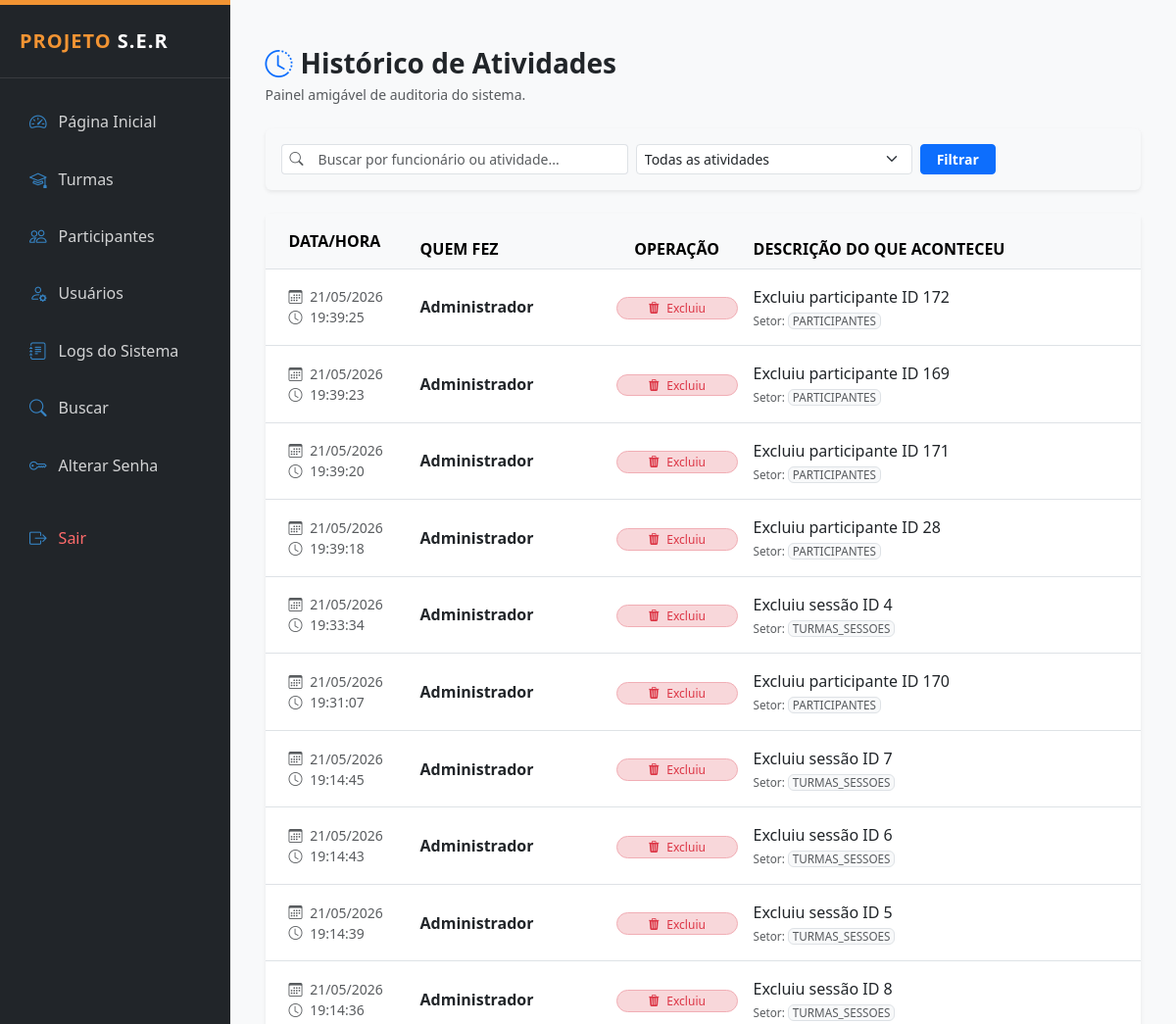
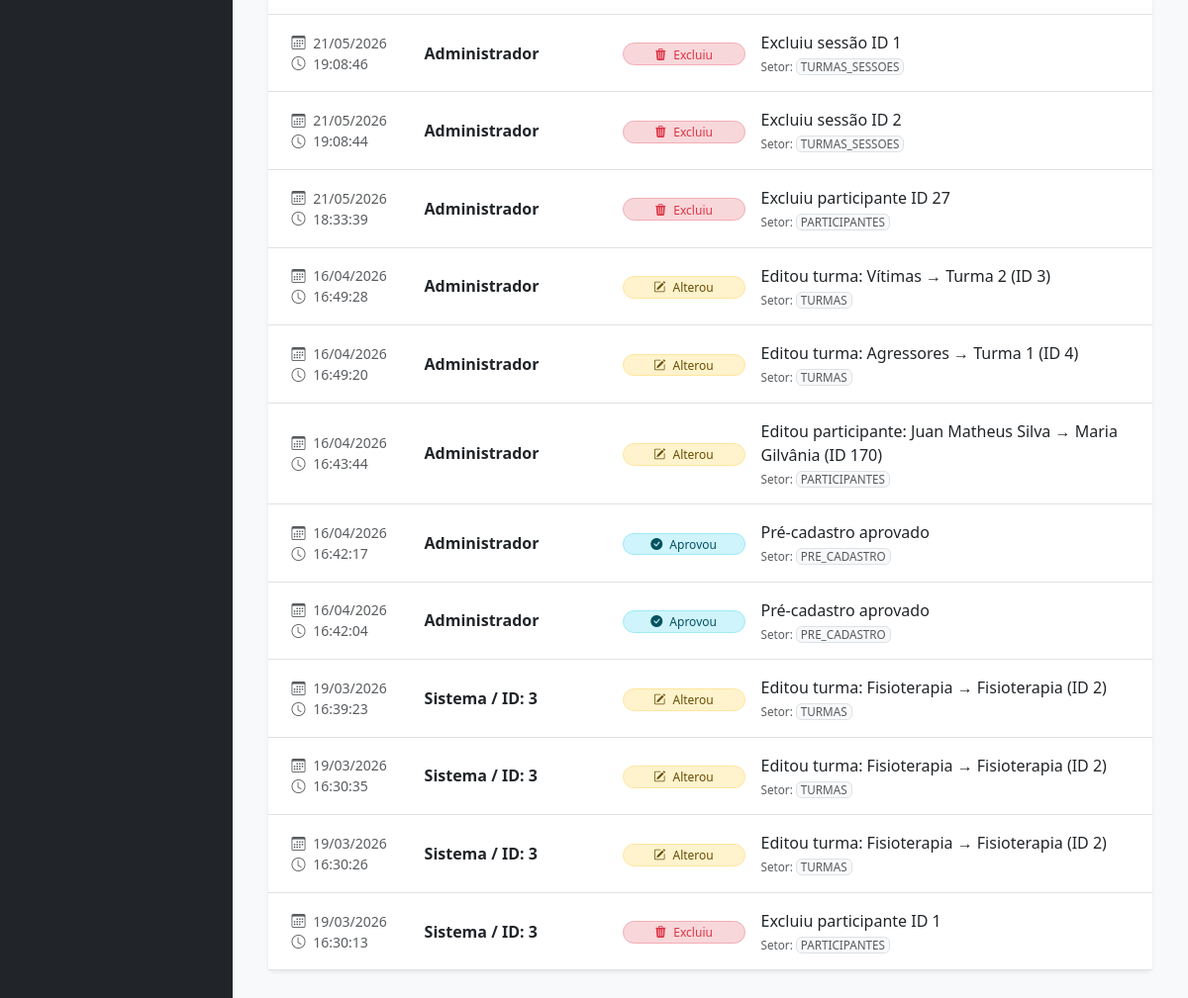
Page /public/logs_lista.php (signed in) on the earlier database version (2 pictures, top to bottom).
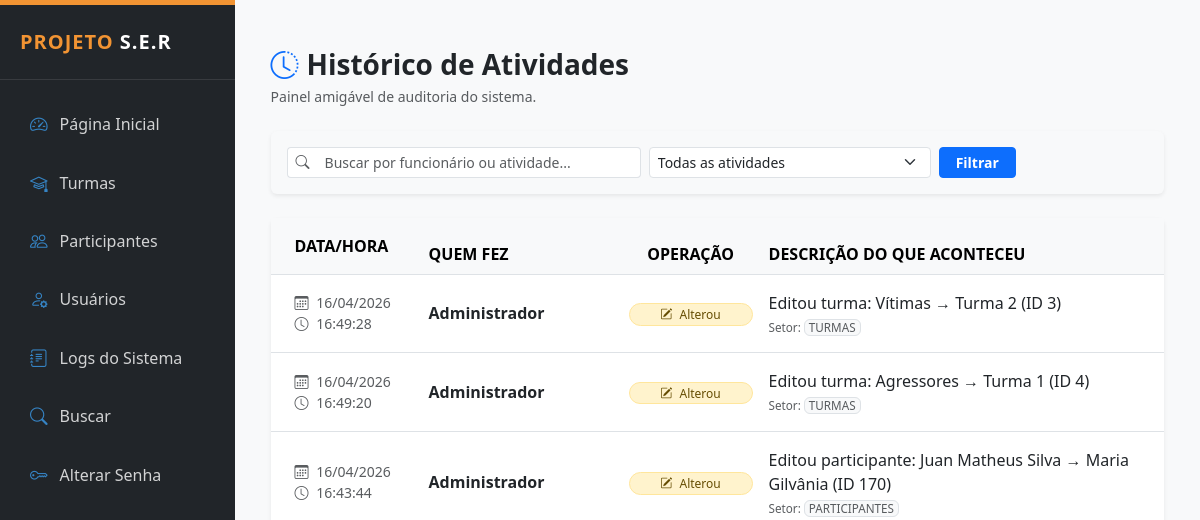
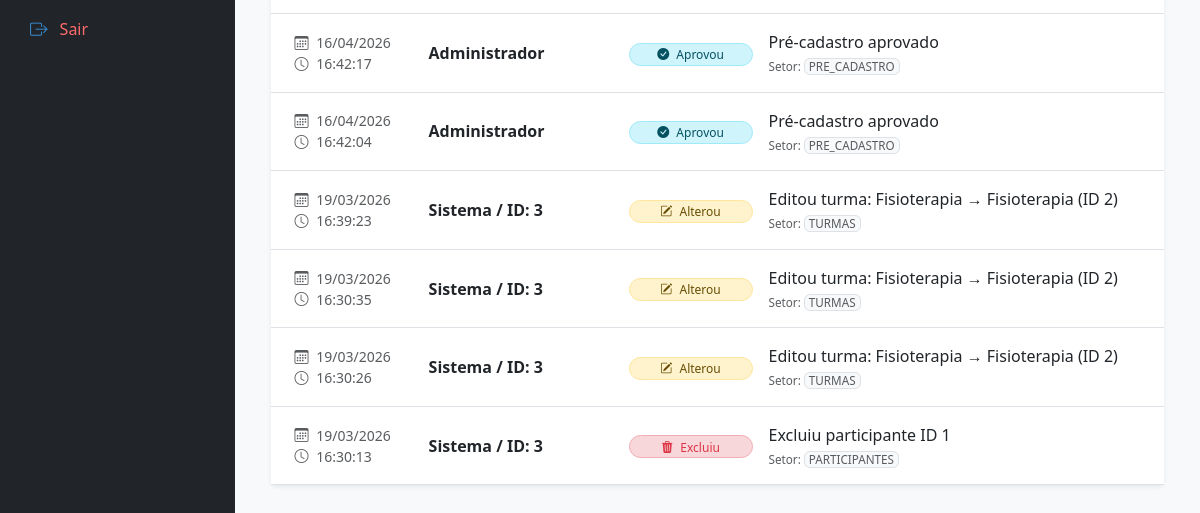
Same page on the later database version (2 pictures, top to bottom).
### tables this page shows
CREATE TABLE `logs` (
  `id` int(11) NOT NULL,
  `usuario_id` int(11) DEFAULT NULL,
  `acao` text DEFAULT NULL,
  `data` datetime DEFAULT current_timestamp(),
  `tipo` varchar(50) DEFAULT NULL,
  `entidade` varchar(50) DEFAULT NULL,
  `entidade_id` int(11) DEFAULT NULL,
  `ip` varchar(45) DEFAULT NULL,
  `dados` text DEFAULT NULL
);

CREATE TABLE `usuarios` (
  `id` int(11) NOT NULL,
  `nome` varchar(100) NOT NULL,
  `email` varchar(120) NOT NULL,
  `senha` varchar(255) NOT NULL,
  `nivel` enum('admin','atendente') DEFAULT 'atendente',
  `criado_em` timestamp NOT NULL DEFAULT current_timestamp()
);

### public/logs_lista.php (the view, shortened to what the changed rows need)
<?php
require_once __DIR__ . "/../config/conexao.php";
require_once __DIR__ . "/../layout/admin_header.php";
$pagina = isset($_GET['page']) ? (int)$_GET['page'] : 1;
$limite = 30;
$offset = ($pagina - 1) * $limite;
$condicoes = [];
$where_sql = !empty($condicoes) ? "WHERE " . implode(" AND ", $condicoes) : "";
$sql_text = "SELECT l.*, u.nome AS funcionario_nome
             FROM logs l
             LEFT JOIN usuarios u ON l.usuario_id = u.id
             $where_sql
             ORDER BY l.data DESC LIMIT ? OFFSET ?";
$stmt_logs = $pdo->prepare($sql_text);
$idx = 1;
$stmt_logs->bindValue($idx++, $limite, PDO::PARAM_INT);
$stmt_logs->bindValue($idx++, $offset, PDO::PARAM_INT);
$stmt_logs->execute();
$logs = $stmt_logs->fetchAll(PDO::FETCH_ASSOC);
?>
<div class="container py-4">
    <div class="card border-0 shadow-sm">
        <div class="card-body p-0">
            <div class="table-responsive">
                <table class="table table-hover align-middle mb-0">
                    <thead class="table-light border-bottom text-uppercase fs-7 text-muted">
                        <tr>
                            <th class="ps-4 py-3" style="width: 150px;">Data/Hora</th>
                            <th style="width: 200px;">Quem Fez</th>
                            <th class="text-center" style="width: 140px;">Operação</th>
                            <th>Descrição do que aconteceu</th>
                        </tr>
                    </thead>
                    <tbody class="fs-6">
                        <?php if (empty($logs)): ?>
                            <tr>
                                <td colspan="4" class="text-center py-5 text-muted">Nenhuma atividade encontrada.</td>
                            </tr>
                        <?php else: ?>
                            <?php foreach ($logs as $l):
                                $quem_fez = $l['funcionario_nome'] ?? 'Sistema / ID: '.$l['usuario_id'];
                                $tipo_acao = strtoupper($l['tipo'] ?? 'UPDATE');
                                $descricao_evento = $l['acao'] ?? 'Ação não descrita';
                                $modulo = $l['entidade'] ?? '';
                                $acao_traduzida = "Alterou";
                                $badge_class = "bg-warning-subtle text-warning-emphasis border border-warning-subtle";
                                $icone = "bi-pencil-square";
                                if ($tipo_acao === 'CREATE') {
                                    $acao_traduzida = "Cadastrou";
                                    $badge_class = "bg-success-subtle text-success border border-success-subtle";
                                    $icone = "bi-plus-circle-fill";
                                } elseif ($tipo_acao === 'DELETE') {
                                    $acao_traduzida = "Excluiu";
                                    $badge_class = "bg-danger-subtle text-danger border border-danger-subtle";
                                    $icone = "bi-trash3-fill";
                                } elseif ($tipo_acao === 'APROVACAO') {
                                    $acao_traduzida = "Aprovou";
                                    $badge_class = "bg-info-subtle text-info-emphasis border border-info-subtle";
                                    $icone = "bi-check-circle-fill";
                                }
                            ?>
                            <tr class="border-bottom">
                                <td class="ps-4 text-muted small">
                                    <i class="bi bi-calendar3 me-1"></i> <?= date('d/m/Y', strtotime($l['data'])) ?><br>
                                    <i class="bi bi-clock text-muted me-1"></i> <?= date('H:i:s', strtotime($l['data'])) ?>
                                </td>
                                <td>
                                    <span class="fw-semibold text-dark"><?= htmlspecialchars($quem_fez) ?></span>
                                </td>
                                <td class="text-center">
                                    <span class="badge <?= $badge_class ?> px-2.5 py-1.5 rounded-pill w-100 fw-medium small">
                                        <i class="bi <?= $icone ?> me-1"></i> <?= $acao_traduzida ?>
                                    </span>
                                </td>
                                <td class="text-dark py-3">
                                    <div class="mb-0 text-wrap" style="max-width: 600px;">
                                        <?= htmlspecialchars($descricao_evento) ?>
                                    </div>
                                    <?php if(!empty($modulo)): ?>
                                        <small class="text-muted d-block mt-1" style="font-size: 0.73rem;">
                                            Setor: <span class="bg-light px-1 rounded border text-uppercase"><?= htmlspecialchars($modulo) ?></span>
                                        </small>
                                    <?php endif; ?>
                                </td>
                            </tr>
                            <?php endforeach; ?>
                        <?php endif; ?>
                    </tbody>
                </table>
            </div>
        </div>
    </div>
</div>
<?php require_once __DIR__ . '/../layout/admin_footer.php'; ?>

Differences in the rows shown:
removed logs: data "21/05/2026", data "19:39:25", usuario.nome "Administrador", tipo "Excluiu", acao "Excluiu participante ID 172", entidade "PARTICIPANTES"
removed logs: data "21/05/2026", data "19:39:23", usuario.nome "Administrador", tipo "Excluiu", acao "Excluiu participante ID 169", entidade "PARTICIPANTES"
removed logs: data "21/05/2026", data "19:39:20", usuario.nome "Administrador", tipo "Excluiu", acao "Excluiu participante ID 171", entidade "PARTICIPANTES"
removed logs: data "21/05/2026", data "19:39:18", usuario.nome "Administrador", tipo "Excluiu", acao "Excluiu participante ID 28", entidade "PARTICIPANTES"
removed logs: data "21/05/2026", data "19:33:34", usuario.nome "Administrador", tipo "Excluiu", acao "Excluiu sessão ID 4", entidade "TURMAS_SESSOES"
removed logs: data "21/05/2026", data "19:31:07", usuario.nome "Administrador", tipo "Excluiu", acao "Excluiu participante ID 170", entidade "PARTICIPANTES"
removed logs: data "21/05/2026", data "19:14:45", usuario.nome "Administrador", tipo "Excluiu", acao "Excluiu sessão ID 7", entidade "TURMAS_SESSOES"
removed logs: data "21/05/2026", data "19:14:43", usuario.nome "Administrador", tipo "Excluiu", acao "Excluiu sessão ID 6", entidade "TURMAS_SESSOES"
removed logs: data "21/05/2026", data "19:14:39", usuario.nome "Administrador", tipo "Excluiu", acao "Excluiu sessão ID 5", entidade "TURMAS_SESSOES"
removed logs: data "21/05/2026", data "19:14:36", usuario.nome "Administrador", tipo "Excluiu", acao "Excluiu sessão ID 8", entidade "TURMAS_SESSOES"
removed logs: data "21/05/2026", data "19:08:46", usuario.nome "Administrador", tipo "Excluiu", acao "Excluiu sessão ID 1", entidade "TURMAS_SESSOES"
removed logs: data "21/05/2026", data "19:08:44", usuario.nome "Administrador", tipo "Excluiu", acao "Excluiu sessão ID 2", entidade "TURMAS_SESSOES"
removed logs: data "21/05/2026", data "18:33:39", usuario.nome "Administrador", tipo "Excluiu", acao "Excluiu participante ID 27", entidade "PARTICIPANTES"
